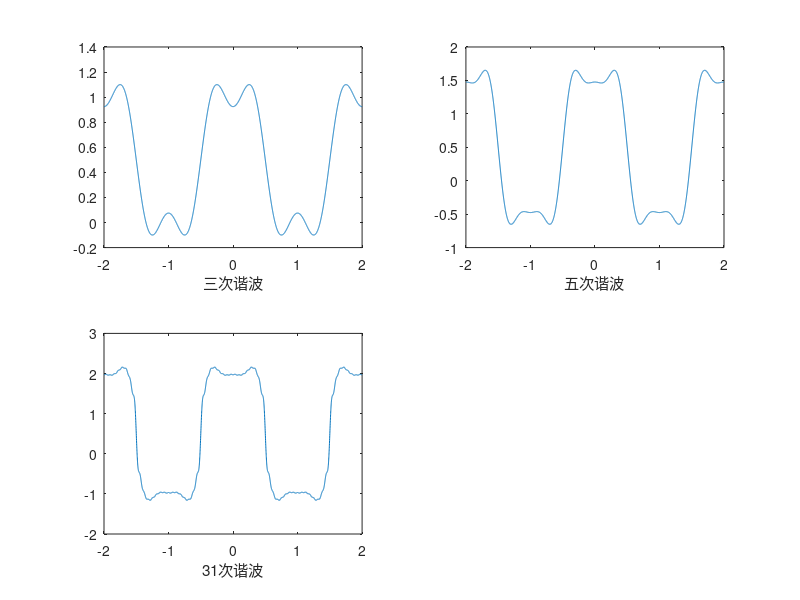

Write the MATLAB code that produced this figure.
%%  第一个题
A=1;
T=2;
tao=1;
t=-2:0.001:2;
X0=A*tao/T;
w0=2*pi/T;
X=X0*ones(1,length(t));
%三次谐波
for k=1:1:3
X=X+2*X0*sinc(k*w0*tao/2/pi) *cos (k*w0*t);
end
subplot(2,2,1);
plot (t,X)
xlabel('三次谐波')
%五
for k=1:1:5
X=X+2*X0*sinc(k*w0*tao/2/pi) *cos (k*w0*t);
end
subplot(2,2,2);
plot (t,X)
xlabel('五次谐波')
%32次
for k=1:1:31
X=X+2*X0*sinc(k*w0*tao/2/pi) *cos (k*w0*t);
end
subplot(2,2,3);
plot (t,X)
xlabel('31次谐波')